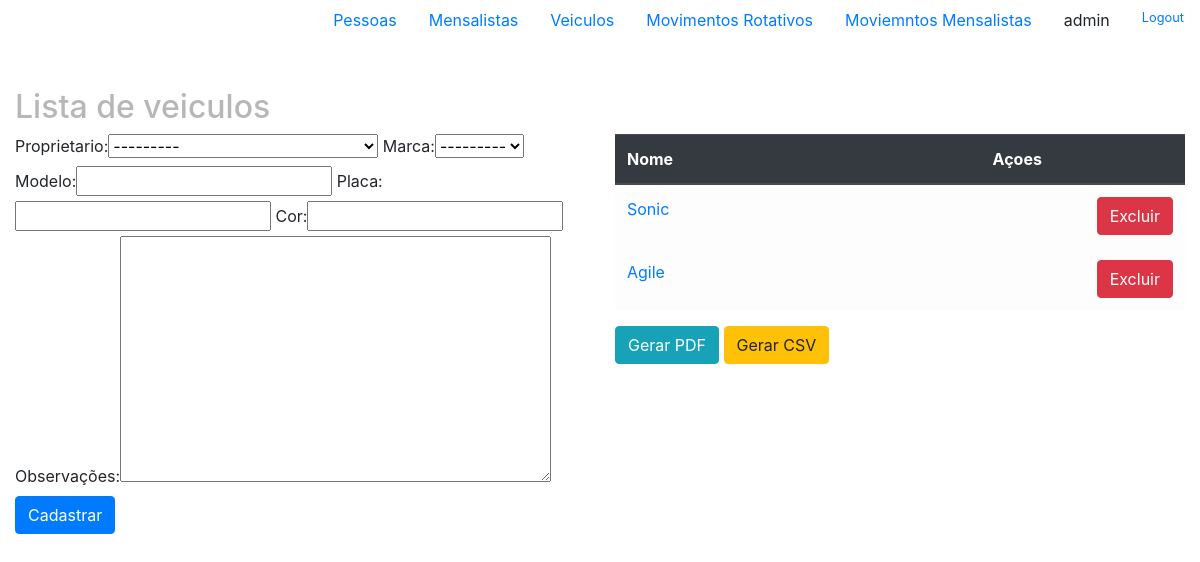
The app's page /sistema/veiculos/ (signed in), older data.
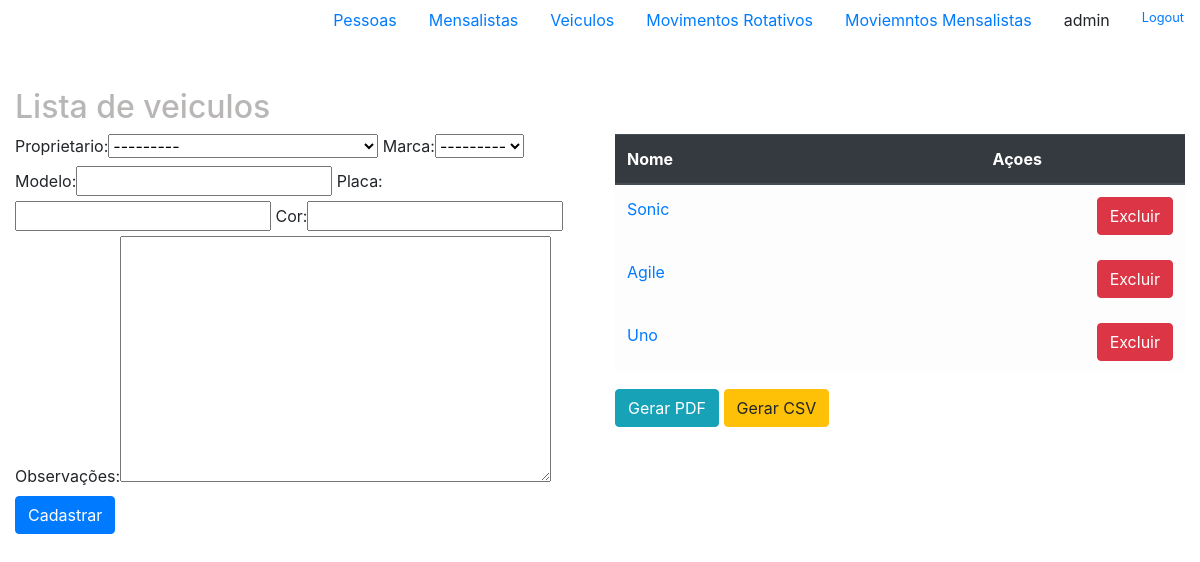
The same page, newer data.
### core/models.py (models this page shows, shortened)
class Veiculo(models.Model):
    proprietario = models.ForeignKey(Pessoa, on_delete=models.CASCADE)
    marca = models.ForeignKey(Marca, on_delete=models.CASCADE)
    modelo = models.CharField(max_length=60)
    placa = models.CharField(max_length=8)
    cor = models.CharField(max_length=20)
    observacoes = models.TextField('Observações', null=True, blank=True)

### core/views.py (the view)
# urls.py: path('veiculos/', views.lista_veiculos, name='lista_veiculos'),
@login_required
def lista_veiculos(request):
    veiculos = models.Veiculo.objects.all()
    form = forms.VeiculoForm()
    context = {'veiculos':veiculos, 'form':form}
    return render(request, 'core/listar_veiculos.html', context)

### core/forms.py
class VeiculoForm(forms.ModelForm):
    class Meta:
        fields = ('__all__')
        model = models.Veiculo

### core/models.py (called while the page is built)
    def __str__(self):
        return self.nome

    def __str__(self):
        return self.nome

### core/templates/core/listar_veiculos.html (shortened to what this page needs)
{% extends 'base.html' %}
{% load bootstrap %}
{% block main %}
<div class="row">
    <div class="col-md-12">
        <h2>Lista de veiculos</h2>
    </div>
</div>
<div class="row">
    <div class="col-md-6">
        <form action="{% url 'core:veiculo_novo' %}" method="post">
            {{form | bootstrap}}
            <input type="submit" class="btn btn-primary" value="Cadastrar">
        </form>
    </div>
    <div class="col-md-6">
        <table class="table table-light table-hover">
            <thead class="thead-dark">
                <th>Nome</th>
                <th style="text-align: center">Açoes</th>
            </thead>
            <tbody>
                {% for veiculo in veiculos %}
                <tr>
                    <td>
                        <a href="{% url 'core:veiculo_update' veiculo.id %}">{{veiculo.modelo}}</a>
                    </td>
                    <td>
                        <a href="{% url 'core:veiculo_delete' veiculo.id %}" class="btn btn-danger pull-right">Excluir</a>
                    </td>
                </tr>
                {% endfor %}
            </tbody>
        </table>
        <a href="{% url 'core:create_pdf' %}" class="btn btn-info">Gerar PDF</a>
        <a href="{% url 'core:create_csv' %}" class="btn btn-warning">Gerar CSV</a>
    </div>
</div>
{% endblock main %}

Row changes from the older to the newer data that the page shows:
added Veiculo: modelo "Uno"
